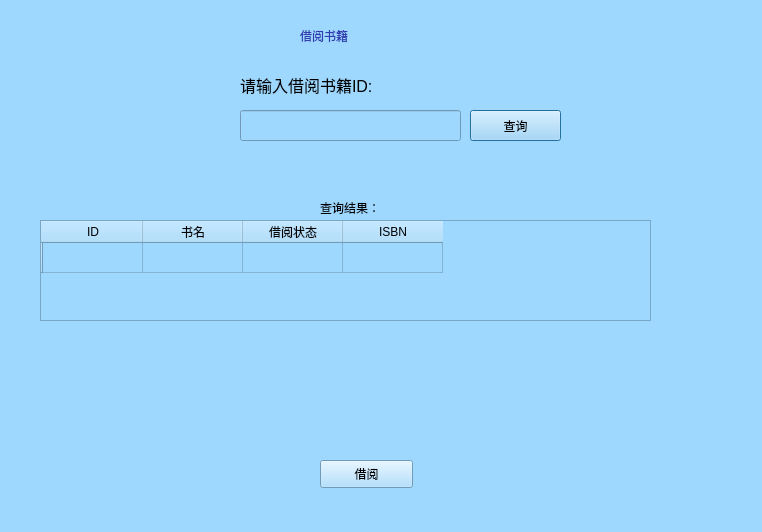
<?xml version="1.0" encoding="UTF-8"?>
<ui version="4.0">
 <class>DialogBorrow</class>
 <widget class="QDialog" name="DialogBorrow">
  <property name="geometry">
   <rect>
    <x>0</x>
    <y>0</y>
    <width>762</width>
    <height>532</height>
   </rect>
  </property>
  <property name="windowTitle">
   <string>借阅书籍</string>
  </property>
  <property name="styleSheet">
   <string notr="true">background-color: rgb(158, 216, 255);</string>
  </property>
  <widget class="QLabel" name="label">
   <property name="geometry">
    <rect>
     <x>240</x>
     <y>70</y>
     <width>321</width>
     <height>31</height>
    </rect>
   </property>
   <property name="styleSheet">
    <string notr="true">font: 10pt &quot;等线&quot;;</string>
   </property>
   <property name="text">
    <string>&lt;html&gt;&lt;head/&gt;&lt;body&gt;&lt;p&gt;&lt;span style=&quot; font-size:12pt;&quot;&gt;请输入借阅书籍ID:&lt;/span&gt;&lt;/p&gt;&lt;/body&gt;&lt;/html&gt;</string>
   </property>
  </widget>
  <widget class="QLineEdit" name="lineEdit">
   <property name="geometry">
    <rect>
     <x>240</x>
     <y>110</y>
     <width>221</width>
     <height>31</height>
    </rect>
   </property>
  </widget>
  <widget class="QPushButton" name="pushButton">
   <property name="geometry">
    <rect>
     <x>470</x>
     <y>110</y>
     <width>91</width>
     <height>31</height>
    </rect>
   </property>
   <property name="styleSheet">
    <string notr="true">font: 12pt &quot;等线&quot;;</string>
   </property>
   <property name="text">
    <string>查询</string>
   </property>
  </widget>
  <widget class="QTableWidget" name="tableWidget">
   <property name="geometry">
    <rect>
     <x>40</x>
     <y>220</y>
     <width>611</width>
     <height>101</height>
    </rect>
   </property>
   <row>
    <property name="text">
     <string/>
    </property>
   </row>
   <column>
    <property name="text">
     <string>ID</string>
    </property>
   </column>
   <column>
    <property name="text">
     <string>书名</string>
    </property>
   </column>
   <column>
    <property name="text">
     <string>借阅状态</string>
    </property>
   </column>
   <column>
    <property name="text">
     <string>ISBN</string>
    </property>
   </column>
  </widget>
  <widget class="QPushButton" name="pushButton_2">
   <property name="geometry">
    <rect>
     <x>320</x>
     <y>460</y>
     <width>93</width>
     <height>28</height>
    </rect>
   </property>
   <property name="text">
    <string>借阅</string>
   </property>
  </widget>
  <widget class="QLabel" name="label_2">
   <property name="geometry">
    <rect>
     <x>320</x>
     <y>200</y>
     <width>72</width>
     <height>15</height>
    </rect>
   </property>
   <property name="text">
    <string>查询结果：</string>
   </property>
  </widget>
  <widget class="QLabel" name="label_9">
   <property name="geometry">
    <rect>
     <x>300</x>
     <y>0</y>
     <width>181</width>
     <height>71</height>
    </rect>
   </property>
   <property name="styleSheet">
    <string notr="true">color: rgb(48, 60, 175);
font: 87 9pt &quot;Arial&quot;;
font: 14pt &quot;Arial&quot;;
font: 10pt &quot;华文新魏&quot;;
font: 11pt &quot;Arial&quot;;
font: 11pt &quot;华文新魏&quot;;</string>
   </property>
   <property name="text">
    <string>借阅书籍</string>
   </property>
  </widget>
 </widget>
 <resources/>
 <connections/>
</ui>
